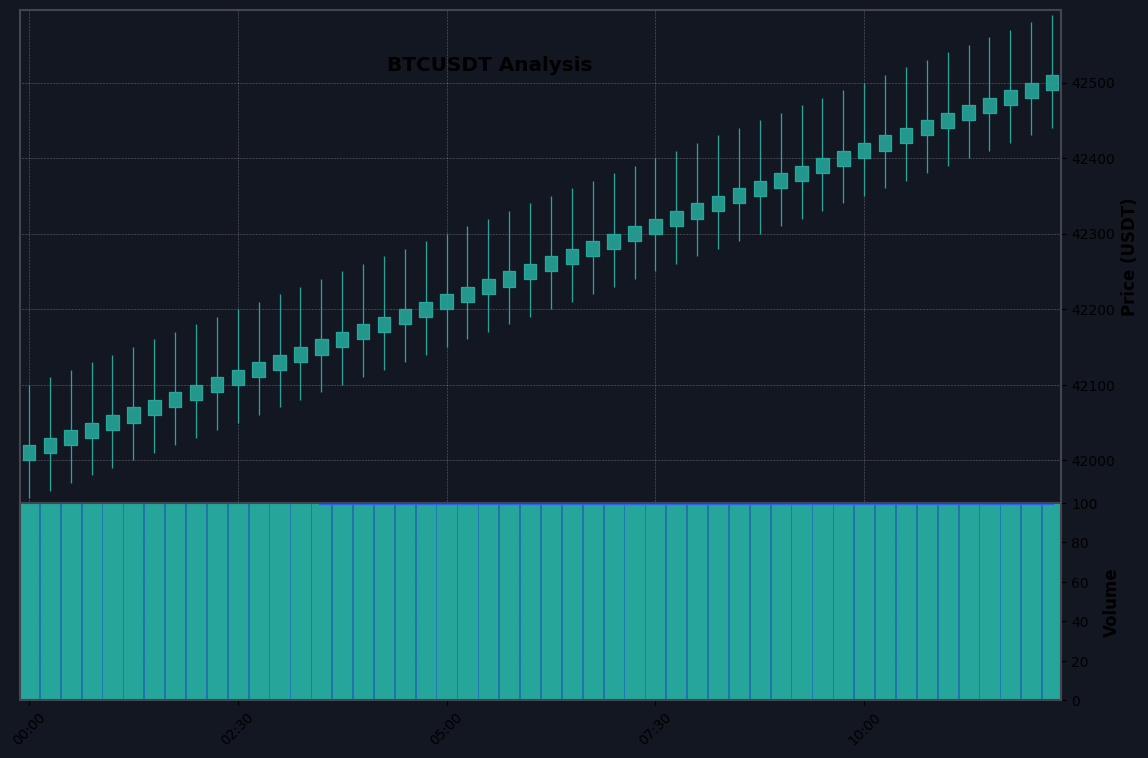

The script that drew this image:

import io
import pandas as pd
import matplotlib
import sys
import os

# Add current dir to path
sys.path.append(os.getcwd())

matplotlib.use('Agg')

try:
    from backend.utils.chart_generator import generate_chart
    print("generate_chart imported successfully")
except Exception as e:
    print(f"Error importing generate_chart: {e}")
    sys.exit(1)

# Mock klines (12 columns)
mock_klines = []
for i in range(100):
    t = 1704067200000 + (i * 900000)
    p = 42000.0 + (i * 5)
    mock_klines.append([t, str(p), str(p+100), str(p-50), str(p+20),
                       "100.0", t+900000, "4200000.0", 500, "50.0", "2100000.0", "0"])

print("Testing generate_chart with annotations...")
try:
    buf = generate_chart("BTCUSDT", mock_klines)
    if buf:
        print("Chart generated successfully!")
        with open("annotated_chart.png", "wb") as f:
            f.write(buf.getbuffer())
        print("Saved to annotated_chart.png")
    else:
        print("Failed to generate chart.")
except Exception as e:
    print(f"Exception during generate_chart: {e}")
    import traceback
    traceback.print_exc()
